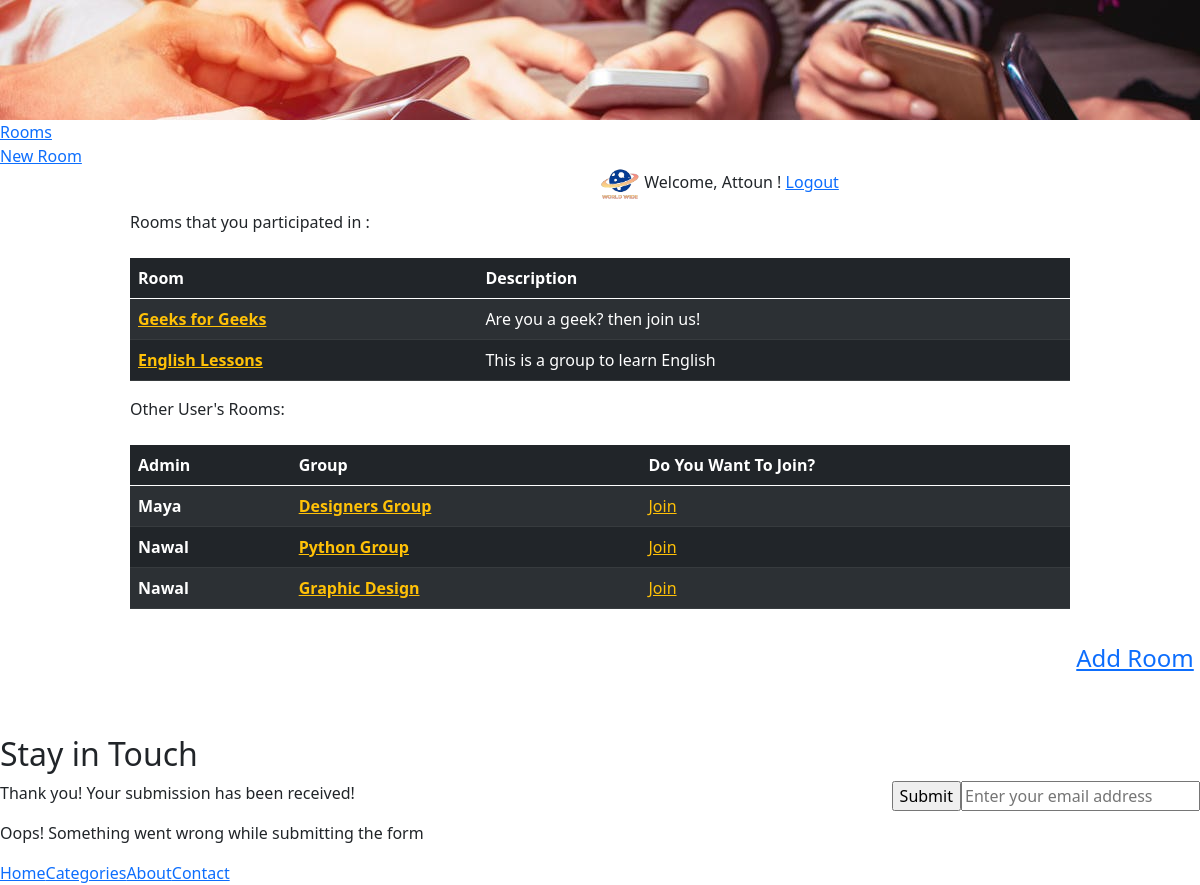
The page /groups (signed in) on the database its author committed.
### app/models.py (models this page shows, shortened)
class User(models.Model):
    first_name = models.CharField(max_length=255)
    last_name = models.CharField(max_length=255)
    email = models.CharField(max_length=255)
    password = models.CharField(max_length=255)
    created_at = models.DateTimeField(auto_now_add=True)
    updated_at = models.DateTimeField(auto_now=True)
    objects = BlogManager()

class Group(models.Model):
    planner = models.ForeignKey(User, related_name="groupsPlannedByUser", on_delete = models.CASCADE)
    group_name = models.TextField()
    description = models.TextField()
    users = models.ManyToManyField(User, related_name="groups")
    created_at = models.DateTimeField(auto_now_add=True)
    updated_at = models.DateTimeField(auto_now=True)

### app/views.py (the view)
# urls.py: path('groups', views.groupDashboard),
def groupDashboard(request):
    context = {
        'groups':models.all_groups_for_user(request.session['login_user']),
        'otherGroups':models.other_groups(request.session['login_user']),
    }
    return render(request,"groupDashboard.html", context)

### app/models.py (called while the page is built)
def all_groups_for_user(id):
    this_user = User.objects.get(id=id)
    groups = this_user.groups.all()
    return groups

def other_groups(id):
    this_user = User.objects.get(id=id)
    otherGroups = Group.objects.exclude(users=this_user)
    return otherGroups

### app/templates/groupDashboard.html (shortened to what this page needs)
<!DOCTYPE html>
<html data-wf-domain="escape-free-template.webflow.io" data-wf-page="5e4b1929fccc7f5af9de826b"
    data-wf-site="5e4b1929fccc7f2575de825e" data-wf-status="1">
<head>
    <link
        href="https://assets.website-files.com/5e4b1929fccc7f2575de825e/css/escape-free-template.webflow.3e4705827.css"
        rel="stylesheet" type="text/css" />
    {% load static %}
    <link rel="stylesheet" href="{% static 'css/home.css' %}">
    <link rel="stylesheet" href="{% static 'css/room.css' %}">
    <link href="https://cdn.jsdelivr.net/npm/bootstrap@5.0.0-beta1/dist/css/bootstrap.min.css" rel="stylesheet"
>
    </head>
<body>
    <div>
        <div class="hero-section">
        </div>
        <div class="category-section">
            <div class="w-container">
                <div class="w-dyn-list">
                    <div role="list" class="w-clearfix w-dyn-items w-row">
                        <div role="listitem" class="category-wrapper w-dyn-item w-col w-col-2"><a href="/groups"
                                class="category-link">Rooms</a></div>
                        <div role="listitem" class="category-wrapper w-dyn-item w-col w-col-2"><a href="/groups/add"
                                class="category-link">New Room</a></div>
                        <div role="list" class="w-clearfix w-dyn-items w-row">
                            <div role="list" class="w-clearfix w-dyn-items w-row">
                                <div class="category-wrapper w-dyn-item w-col w-col-2" style="white-space: nowrap; padding-left: 50%;"><img src="{% static 'logo.png'%}" alt="logo" width="40px" style="max-width: none;"> Welcome, {{request.session.name}} !    <a href="/logout">Logout</a></a></div>
                            </div>
                        </div>
                    </div>
                </div>
            </div>
        </div>
        <div id="posts" class="main-section bottom-padding">
            <div class="dashboard-content">
                Rooms that you participated in :
                <br/><br/>
                <table class="table table-striped table-dark">
                    <thead>
                        <tr>
                            <th scope="col">Room</th>
                            <th scope="col">Description</th>
                        </tr>
                    </thead>
                    <tbody>
                        {% for group in groups %}
                        <tr>
                            <th scope="row"><a href="groups/group_name/{{group.id}}">{{group.group_name}}</a></th>
                            <td>{{group.description}}</td>
                        </tr>
                        {% endfor %}
                    </tbody>
                </table>
                Other User's Rooms:
                <br/><br/>
                <table class="table table-striped table-dark">
                    <thead>
                        <tr>
                            <th scope="col">Admin</th>
                            <th scope="col">Group</th>
                            <th scope="col">Do You Want To Join?</th>
                        </tr>
                    </thead>
                    <tbody>
                        {% for otherGroup in otherGroups %}
                        <tr>
                            <th scope="row">{{otherGroup.planner.first_name}}</th>
                            <th><a href="groups/group_name/{{otherGroup.id}}"> {{otherGroup.group_name}} </a></th>
                            <td><a href="/join/{{otherGroup.id}}">Join</a></td>
                        </tr>
                        {% endfor %}
                    </tbody>
                </table>
            </div>
            <div class="header">
                <span class="header-section-1">
                </span>
                <span class="header-section-2"></span>
                <span class="header-section-3">
                    <a href="/groups/add">Add Room</a>
                </span>
            </div>
        </div>
    </div>
    <div class="main-section dark">
        <div class="w-container">
            <div class="section-heading">
                <h2 class="white">Stay in Touch</h2>
            </div>
            <div class="form-wrapper w-form">
                <form id="email-form" name="email-form" data-name="Email Form" class="w-clearfix"><input type="email"
                        id="email" name="email" data-name="Email" placeholder="Enter your email address" maxlength="256"
                        required="" class="field w-input" /><input type="submit" value="Submit"
                        data-wait="Please wait..." class="submit-button w-button" /></form>
                <div class="success-message w-form-done">
                    <p>Thank you! Your submission has been received!</p>
                </div>
                <div class="w-form-fail">
                    <p>Oops! Something went wrong while submitting the form</p>
                </div>
            </div>
        </div>
        <div class="footer-section">
            <div class="w-container">
                <div class="w-row">
                    <div class="footer-links w-col w-col-8 w-col-small-8"><a href="/" aria-current="page"
                            class="footer-link w--current">Home</a><a href="/categories"
                            class="footer-link">Categories</a><a href="/about" class="footer-link">About</a><a
                            href="/contact" class="footer-link">Contact</a></div>
                </div>
            </div>
        </div>
    </div>
</body>
</html>

### app/static/css/home.css (style rules this page uses)
.hero-section { background-image:url("/static/home.jpg"); background-repeat: no-repeat; background-size: cover; }

### app/static/css/room.css (style rules this page uses)
.header { width: 100%; height: 100px; }
.header-section-1, .header-section-2, .header-section-3 { width: 33.3%; height: 100px; float: left; }
.header-section-3 input, .header-section-3 a { float: right; margin: 5px; }
.dashboard-content { height: 60%; width: 80%; margin: auto; padding: 10px; }
span.header-section-3 a, .show-group_name output { font-size: 1.5em !important; }
input { float: right; }
.hero-section { height: 120px !important; background-image: url(/static/home_part.jpg); }
table a { color: #ffc107 !important; }

### rows shown on the page
User: session.name "Attoun"
Group: group_name "Geeks for Geeks", description "Are you a geek? then join us!"
Group: group_name "English Lessons", description "This is a group to learn English"
Group: planner.first_name "Maya", group_name "Designers Group"
Group: planner.first_name "Nawal", group_name "Python Group"
Group: planner.first_name "Nawal", group_name "Graphic Design"
